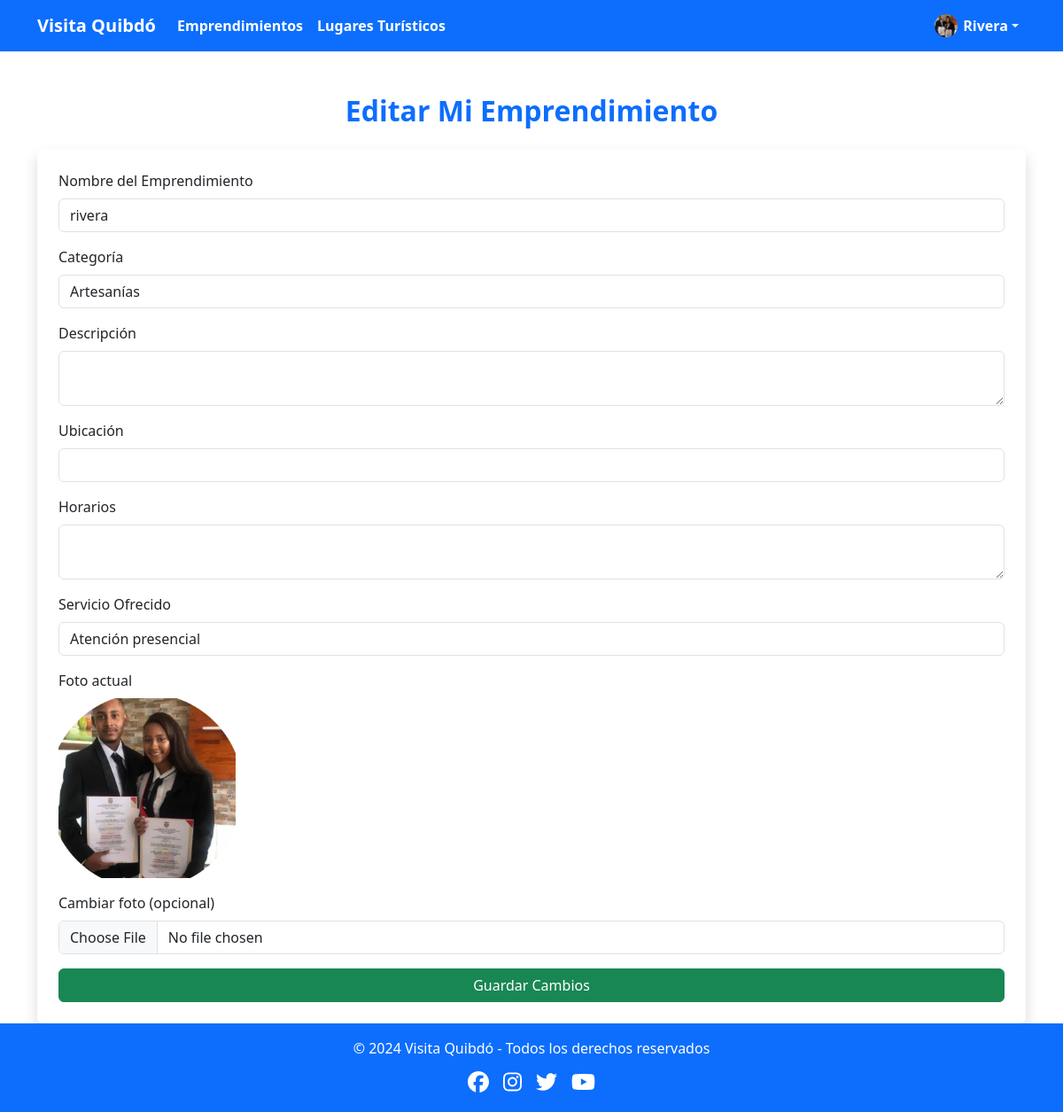
/editar.php (signed in), run on the app's committed database.
### tables this page shows
CREATE TABLE `emprendedores` (
  `id` int(11) NOT NULL,
  `nombre_emprendimiento` varchar(100) NOT NULL,
  `categoria` varchar(100) NOT NULL,
  `descripcion` text NOT NULL,
  `ubicacion` varchar(150) NOT NULL,
  `nombre_propietario` varchar(100) NOT NULL,
  `telefono` varchar(20) NOT NULL,
  `correo` varchar(120) NOT NULL,
  `contraseña` varchar(100) NOT NULL,
  `foto` varchar(255) DEFAULT NULL,
  `foto_perfil` varchar(255) NOT NULL,
  `horarios` text DEFAULT NULL,
  `servicios` text DEFAULT NULL,
  `servicios_extra` text DEFAULT NULL,
  `rol` enum('admin','emprendedor') NOT NULL DEFAULT 'emprendedor'
);

### editar.php (the view, shortened to what this page needs)
<?php
$conexion = new mysqli("localhost", "root", "", "visita_quibdo");
$id = $_SESSION["id"];
$sql       = "SELECT * FROM emprendedores WHERE id='$id'";
$resultado = $conexion->query($sql);
$datos     = $resultado->fetch_assoc();
$categorias  = $conexion->query("SELECT nombre_categoria FROM categorias ORDER BY nombre_categoria ASC");
$serviciosBD = $conexion->query("SELECT nombre_servicio FROM servicios ORDER BY nombre_servicio ASC");
?>
<!DOCTYPE html>
<html lang="es">
<head>
    <link href="https://cdn.jsdelivr.net/npm/bootstrap@5.3.3/dist/css/bootstrap.min.css" rel="stylesheet">
</head>
<body>
<?php include("includes/navbar.php"); ?>
<div class="container mt-5">
    <h2 class="text-primary fw-bold mb-4 text-center">Editar Mi Emprendimiento</h2>
    <form action="procesar_editar.php" method="POST" enctype="multipart/form-data" class="p-4 shadow rounded bg-white">
        <div class="mb-3">
            <label class="form-label">Nombre del Emprendimiento</label>
            <input type="text" name="nombre_emprendimiento" class="form-control"
                   value="<?php echo $datos['nombre_emprendimiento']; ?>" required>
        </div>
        <div class="mb-3">
            <label class="form-label">Categoría</label>
            <select name="categoria" id="categoriaSelect" class="form-control" required>
                <?php if ($categorias && $categorias->num_rows > 0): ?>
                    <?php while ($cat = $categorias->fetch_assoc()): ?>
                        <option value="<?php echo $cat['nombre_categoria']; ?>"
                            <?php if ($datos['categoria'] == $cat['nombre_categoria']) echo "selected"; ?>>
                            <?php echo $cat['nombre_categoria']; ?>
                        </option>
                    <?php endwhile; ?>
                <?php endif; ?>
            </select>
        </div>
        <div class="mb-3">
            <label class="form-label">Descripción</label>
            <textarea name="descripcion" class="form-control" required><?php echo $datos['descripcion']; ?></textarea>
        </div>
        <div class="mb-3">
            <label class="form-label">Ubicación</label>
            <input type="text" name="ubicacion" class="form-control"
                   value="<?php echo $datos['ubicacion']; ?>" required>
        </div>
        <div class="mb-3">
            <label class="form-label">Horarios</label>
            <textarea name="horarios" class="form-control"><?php echo $datos['horarios']; ?></textarea>
        </div>
        <div class="mb-3">
            <label class="form-label">Servicio Ofrecido</label>
            <select name="servicio" id="servicioSelect" class="form-control" required>
                <?php if ($serviciosBD && $serviciosBD->num_rows > 0): ?>
                    <?php while ($srv = $serviciosBD->fetch_assoc()): ?>
                        <?php
                            $nombreSrv = $srv['nombre_servicio'];
                            $selected  = ($datos['servicios'] == $nombreSrv) ? "selected" : "";
                        ?>
                        <option value="<?php echo $nombreSrv; ?>" <?php echo $selected; ?>>
                            <?php echo $nombreSrv; ?>
                        </option>
                    <?php endwhile; ?>
                <?php endif; ?>
            </select>
        </div>
        <div class="mb-3">
            <label class="form-label">Foto actual</label><br>
            <img src="<?php echo $datos['foto']; ?>" width="200" class="rounded mb-3"><br>
            <label class="form-label">Cambiar foto (opcional)</label>
            <input type="file" name="foto" class="form-control">
        </div>
        <button class="btn btn-success w-100">Guardar Cambios</button>
    </form>
</div>
<?php include("includes/footer.php"); ?>
</body>
</html>

### styles.css (style rules this page uses)
html, body { height: 100%; margin: 0; padding: 0; }
body { display: flex; flex-direction: column; }

### data on the page
emprendedores: nombre_emprendimiento "rivera", foto (picture)

### other printed values
$_SESSION["nombre"] "Rivera"
form field categoria "Artesanías"
form field servicio "Atención presencial"
